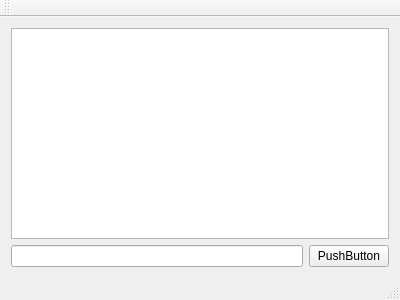
<?xml version="1.0" encoding="UTF-8"?>
<ui version="4.0">
 <class>MainWindow</class>
 <widget class="QMainWindow" name="MainWindow">
  <property name="geometry">
   <rect>
    <x>0</x>
    <y>0</y>
    <width>400</width>
    <height>300</height>
   </rect>
  </property>
  <property name="windowTitle">
   <string>MainWindow</string>
  </property>
  <widget class="QWidget" name="centralWidget">
   <layout class="QGridLayout" name="gridLayout">
    <item row="0" column="0">
     <layout class="QVBoxLayout" name="verticalLayout">
      <item>
       <widget class="QTextEdit" name="textEdit"/>
      </item>
      <item>
       <layout class="QHBoxLayout" name="horizontalLayout">
        <item>
         <widget class="QLineEdit" name="cmdData"/>
        </item>
        <item>
         <widget class="QPushButton" name="sendCmd">
          <property name="text">
           <string>PushButton</string>
          </property>
         </widget>
        </item>
       </layout>
      </item>
     </layout>
    </item>
   </layout>
  </widget>
  <widget class="QMenuBar" name="menuBar">
   <property name="geometry">
    <rect>
     <x>0</x>
     <y>0</y>
     <width>400</width>
     <height>21</height>
    </rect>
   </property>
  </widget>
  <widget class="QToolBar" name="mainToolBar">
   <attribute name="toolBarArea">
    <enum>TopToolBarArea</enum>
   </attribute>
   <attribute name="toolBarBreak">
    <bool>false</bool>
   </attribute>
  </widget>
  <widget class="QStatusBar" name="statusBar"/>
 </widget>
 <layoutdefault spacing="6" margin="11"/>
 <resources/>
 <connections/>
</ui>
